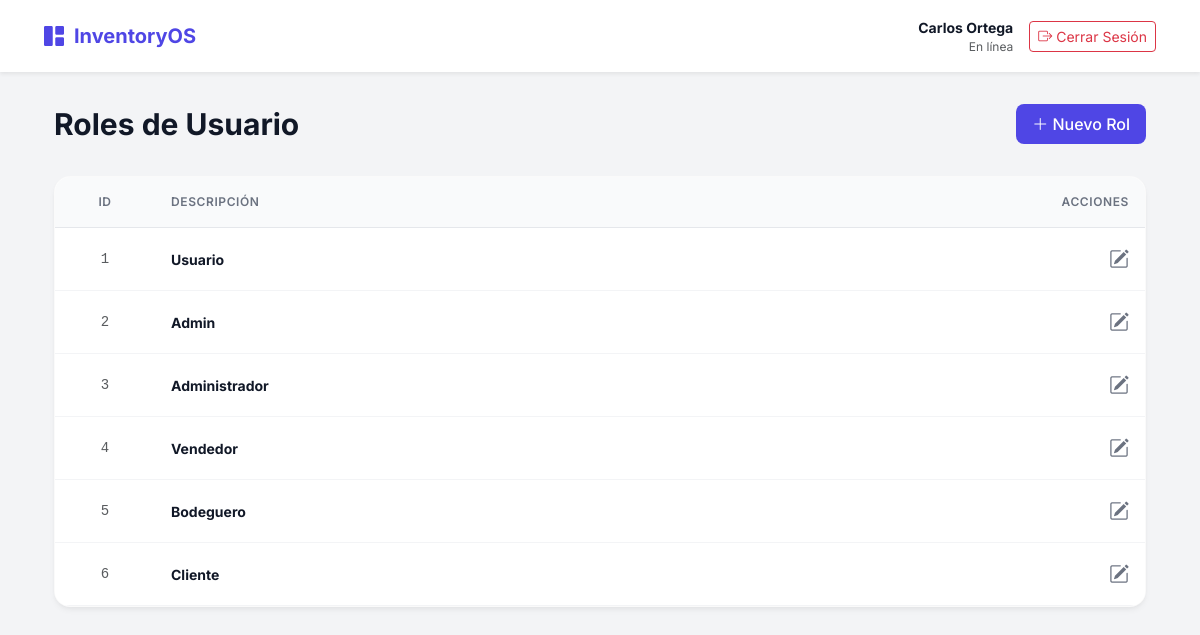
The page /create_modify_rol/listar_rol.php (signed in) on the database its author committed.
### tables this page shows
CREATE TABLE `cod_rol` (
  `cod_rol` int NOT NULL,
  `descripcion` varchar(100) NOT NULL
);

### create_modify_rol/listar_rol.php (the view, shortened to what this page needs)
<?php
require_once __DIR__ . '/../connect.php';
$sql = "SELECT * FROM cod_rol";
$resultado = $conn->query($sql);
?>
<!DOCTYPE html>
<html lang="es">
<head>
    <link href="https://cdn.jsdelivr.net/npm/bootstrap@5.3.0/dist/css/bootstrap.min.css" rel="stylesheet">
    <link rel="stylesheet" href="https://cdn.jsdelivr.net/npm/bootstrap-icons@1.11.0/font/bootstrap-icons.css">
</head>
<body>
<?php include '../navbar.php'; ?>
<div class="container px-4">
    <div class="page-header">
        <h1 class="page-title">Roles de Usuario</h1>
        <a href="agregar_rol.php" class="btn btn-primary-custom">
            <i class="bi bi-plus-lg"></i> Nuevo Rol
        </a>
    </div>
    <div class="card-custom">
        <div class="table-responsive">
            <table class="table table-hover mb-0">
                <thead>
                    <tr>
                        <th class="text-center" style="width: 100px;">ID</th>
                        <th>Descripción</th>
                        <th class="text-end">Acciones</th>
                    </tr>
                </thead>
                <tbody>
                    <?php if ($resultado && $resultado->num_rows > 0): while ($fila = $resultado->fetch_assoc()): ?>
                    <tr>
                        <td class="text-center text-muted font-monospace"><?php echo $fila['cod_rol']; ?></td>
                        <td class="fw-bold"><?php echo htmlspecialchars($fila['descripcion']); ?></td>
                        <td class="text-end">
                            <a href="editar_rol.php?cod_rol=<?php echo $fila['cod_rol']; ?>" class="action-btn" title="Editar">
                                <i class="bi bi-pencil-square fs-5"></i>
                            </a>
                        </td>
                    </tr>
                    <?php endwhile; else: ?>
                    <tr><td colspan="3" class="text-center py-4 text-muted">No hay roles registrados</td></tr>
                    <?php endif; ?>
                </tbody>
            </table>
        </div>
    </div>
</div>
</body>
</html>

### create_modify_rol/listar_rol.php (style rules this page uses)
:root { --primary-color: #4f46e5; --bg-color: #f3f4f6; --card-bg: #ffffff; --text-main: #111827; --text-muted: #6b7280; }
body { background-color: var(--bg-color); font-family: 'Inter', sans-serif; color: var(--text-main); }
.page-header { display: flex; justify-content: space-between; align-items: center; margin-bottom: 2rem; margin-top: 2rem; }
.page-title { font-size: 1.875rem; font-weight: 700; color: var(--text-main); margin: 0; }
.card-custom { background-color: var(--card-bg); border-radius: 16px; box-shadow: 0 4px 6px -1px rgba(0, 0, 0, 0.05), 0 2px 4px -1px rgba(0, 0, 0, 0.03); border: 1px solid rgba(0,0,0,0.02); overflow: hidden; }
.table thead th { background-color: #f9fafb; color: var(--text-muted); font-weight: 600; text-transform: uppercase; font-size: 0.75rem; letter-spacing: 0.05em; border-bottom: 1px solid #e5e7eb; padding: 1rem; }
.table tbody td { padding: 1rem; vertical-align: middle; border-bottom: 1px solid #f3f4f6; color: var(--text-main); font-size: 0.875rem; }
.btn-primary-custom { background-color: var(--primary-color); color: white; border: none; padding: 0.5rem 1rem; border-radius: 8px; font-weight: 500; transition: all 0.2s; }
.action-btn { color: var(--text-muted); transition: color 0.2s; }

### rows shown on the page
cod_rol: cod_rol "1", descripcion "Usuario"
cod_rol: cod_rol "2", descripcion "Admin"
cod_rol: cod_rol "3", descripcion "Administrador"
cod_rol: cod_rol "4", descripcion "Vendedor"
cod_rol: cod_rol "5", descripcion "Bodeguero"
cod_rol: cod_rol "6", descripcion "Cliente"

### other values the page prints
$_SESSION['nombre'] "Carlos Ortega"
